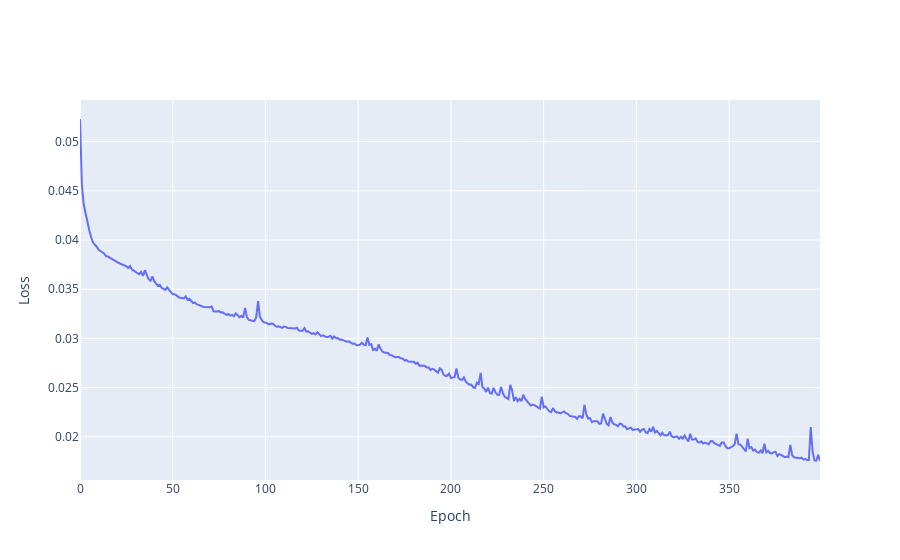

The cell this chart's notebook holds for it:
### Code cell
plot_loss(history)

### Figure 1 — Plotly figure (JSON) as saved in the notebook; plotly's stock layout.template omitted (floating-point values rounded to 4 significant figures; data arrays with more than 128 entries replaced by an {"elided": "..."} marker saying what was removed)
{"data": [{"mode": "lines", "name": "Training Loss", "type": "scatter", "x": {"elided": "400 int values"}, "y": {"elided": "400 float values"}}], "layout": {"xaxis": {"title": {"text": "Epoch"}}, "yaxis": {"title": {"text": "Loss"}}}}
